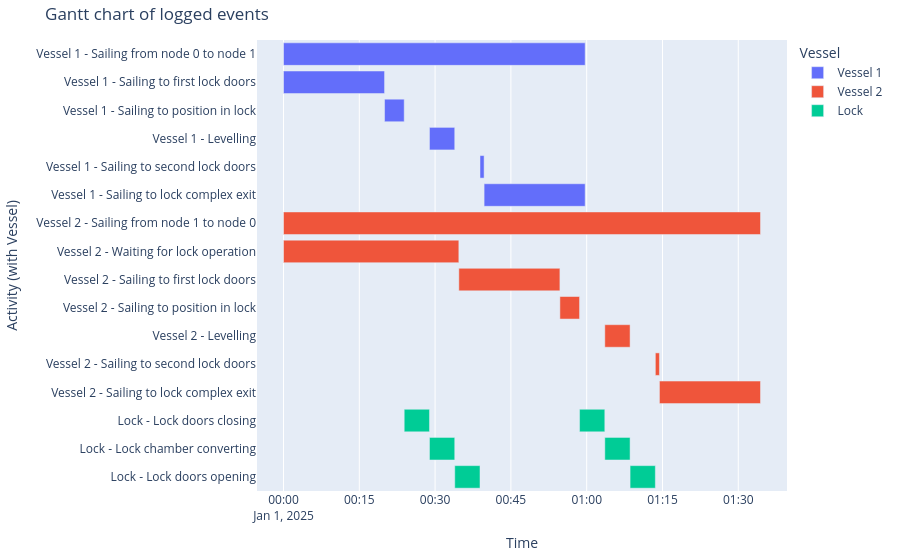

Notebook code cell kept with this figure:
### Code cell
df_eventtable = opentnsim.core.logutils.logbook2eventtable([vessel_1, vessel_2, lock])
generate_vessel_gantt_chart(df_eventtable)

### Figure 1 — Plotly figure (JSON) as saved in the notebook; plotly's stock layout.template omitted (floating-point values rounded to 4 significant figures)
{"data": [{"base": ["2025-01-01T00:00:00.000000000", "2025-01-01T00:00:00.000000000", "2025-01-01T00:20:00.000000000", "2025-01-01T00:28:53.333333000", "2025-01-01T00:38:53.333333000", "2025-01-01T00:39:41.929446000"], "hovertemplate": "object name=Vessel 1<br>start time=%{base}<br>stop time=%{x}<br>activity label=%{y}<extra></extra>", "legendgroup": "Vessel 1", "marker": {"color": "#636efa", "pattern": {"shape": ""}}, "name": "Vessel 1", "orientation": "h", "showlegend": true, "textposition": "auto", "type": "bar", "x": [3581929, 1200000, 233333, 300000, 48596, 1200000], "xaxis": "x", "y": ["Vessel 1 - Sailing from node 0 to node 1", "Vessel 1 - Sailing to first lock doors", "Vessel 1 - Sailing to position in lock", "Vessel 1 - Levelling", "Vessel 1 - Sailing to second lock doors", "Vessel 1 - Sailing to lock complex exit"], "yaxis": "y"}, {"base": ["2025-01-01T00:00:00.000000000", "2025-01-01T00:00:00.000000000", "2025-01-01T00:34:41.929445000", "2025-01-01T00:54:41.929445000", "2025-01-01T01:03:35.262778000", "2025-01-01T01:13:35.262779000", "2025-01-01T01:14:23.858891000"], "hovertemplate": "object name=Vessel 2<br>start time=%{base}<br>stop time=%{x}<br>activity label=%{y}<extra></extra>", "legendgroup": "Vessel 2", "marker": {"color": "#EF553B", "pattern": {"shape": ""}}, "name": "Vessel 2", "orientation": "h", "showlegend": true, "textposition": "auto", "type": "bar", "x": [5663858, 2081929, 1200000, 233333, 300000, 48596, 1200000], "xaxis": "x", "y": ["Vessel 2 - Sailing from node 1 to node 0", "Vessel 2 - Waiting for lock operation", "Vessel 2 - Sailing to first lock doors", "Vessel 2 - Sailing to position in lock", "Vessel 2 - Levelling", "Vessel 2 - Sailing to second lock doors", "Vessel 2 - Sailing to lock complex exit"], "yaxis": "y"}, {"base": ["2025-01-01T00:23:53.333333000", "2025-01-01T00:28:53.333333000", "2025-01-01T00:33:53.333333000", "2025-01-01T00:58:35.262778000", "2025-01-01T01:03:35.262778000", "2025-01-01T01:08:35.262778000"], "hovertemplate": "object name=Lock<br>start time=%{base}<br>stop time=%{x}<br>activity label=%{y}<extra></extra>", "legendgroup": "Lock", "marker": {"color": "#00cc96", "pattern": {"shape": ""}}, "name": "Lock", "orientation": "h", "showlegend": true, "textposition": "auto", "type": "bar", "x": [300000, 300000, 300000, 300000, 300000, 300000], "xaxis": "x", "y": ["Lock - Lock doors closing", "Lock - Lock chamber converting", "Lock - Lock doors opening", "Lock - Lock doors closing", "Lock - Lock chamber converting", "Lock - Lock doors opening"], "yaxis": "y"}], "layout": {"barmode": "overlay", "legend": {"title": {"text": "Vessel"}, "tracegroupgap": 0}, "margin": {"b": 20, "l": 20, "r": 20, "t": 40}, "title": {"text": "Gantt chart of logged events"}, "xaxis": {"anchor": "y", "domain": [0, 1], "title": {"text": "Time"}, "type": "date"}, "yaxis": {"anchor": "x", "autorange": "reversed", "domain": [0, 1], "title": {"text": "Activity (with Vessel)"}}}}
